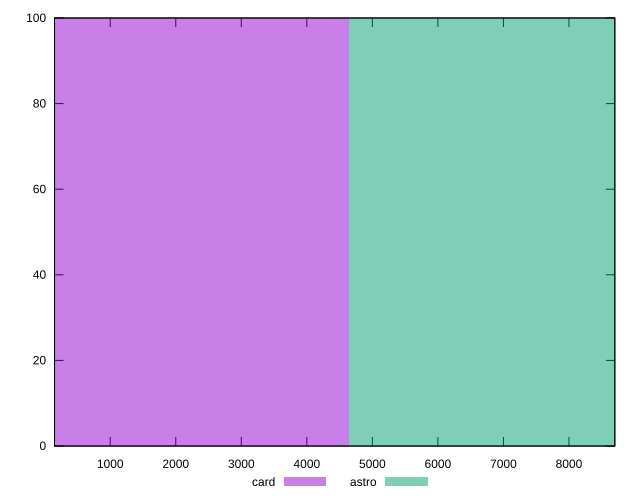

Here is the gnuplot script that generated this plot:
reset

$card <<EOF
0 100
EOF

$astro <<EOF
9273.31610175819 100
EOF

set key outside below
set boxwidth 9273.31610175819
set xrange [150:8700]
set yrange [0:100]
set trange [0:100]
set style fill transparent solid 0.5 noborder
set terminal svg size 640, 500 enhanced background rgb 'white'
set output "reports/report_00032_2021-02-25T10-28-15.087Z/uses-text-compression/comparison/histogram/2_vs_3.svg"

plot $card title "card" with boxes, \
     $astro title "astro" with boxes

reset
